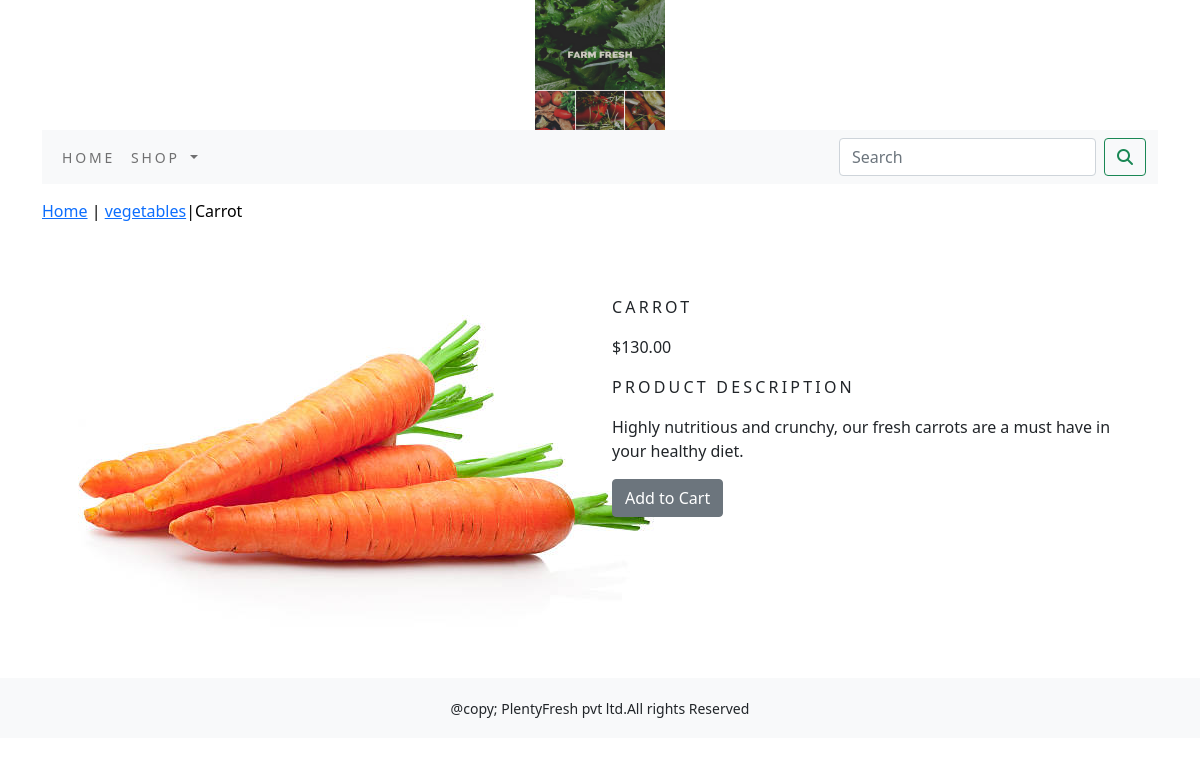
Page /site_app/vegetables/carrot/ on the committed database.
### site_app/models.py (models this page shows, shortened)
class Product(models.Model):
    name=models.CharField(max_length=250,unique=True)
    slug=models.SlugField(max_length=250,unique=True)
    description=models.TextField(blank=True)
    price=models.DecimalField(max_digits=10,decimal_places=2)
    category=models.ForeignKey(Category,on_delete=models.CASCADE)
    image=models.ImageField(upload_to='product', blank=True)
    stock=models.IntegerField()
    available=models.BooleanField(default=True)
    created=models.DateTimeField(auto_now_add=True)
    updated=models.DateTimeField(auto_now=True)
    class Meta:
        ordering = ('name',)
        verbose_name = 'product'
        verbose_name_plural = 'products'

class Category(models.Model):
    name=models.CharField(max_length=250,unique=True)
    slug=models.SlugField(max_length=250,unique=True)
    description=models.TextField(blank=True)
    image=models.ImageField(upload_to='category',blank=True)
    class Meta:
        ordering=('name',)
        verbose_name='category'
        verbose_name_plural='categories'
    def get_url(self):
        return reverse('site_app:product_by_category',args=[self.slug])
    def  __str__(self):
        return  '{}'.format(self.name)

### site_app/views.py (the view)
# urls.py: path('<slug:c_slug>/<slug:product_slug>/',views.proDetail,name=('prodCatdetail')),
def proDetail(request,c_slug,product_slug):
    try:
        product=Product.objects.get(category__slug=c_slug,slug=product_slug)
    except Exception as e:
        raise e
    return render(request,'product.html',{'product':product})

### cart/context_processors.py (called while the page is built)
def counter(request):
    item_count=0
    if 'admin' in request.path:
        return {}
    else:
        try:
            cart=Cart.objects.filter(cart_id=_cart_id(request))
            cart_items=CartItem.objects.all().filter(cart=cart[:1])
            for cart_item in cart_items:
                item_count += cart_item.quantity
        except Cart.DoesNotexist:
            item_count=0
    return dict(item_count=item_count)

### cart/views.py (called while the page is built)
def _cart_id(request):
    cart=request.session.session_key
    if not cart:
        cart=request.session.create()
    return cart

### site_app/context_processors.py (called while the page is built)
def menu_links(request):
    links=Category.objects.all()
    return dict(links=links)

### templates/product.html (shortened to what this page needs)
{% extends 'base.html' %}
{% load static %}
{% block content %}
<div class="row my_prod_row_class">
    <div class="mx_auto">
        <p> <a href="{% url 'site_app:allProdCat' %}">Home</a> | <a href="{{product.category.get_url}}">{{product.category}}</a>|{{product.name}}</p>
    </div>
</div>
<div class="container">
<br>
<div class="row">
    <div class="col-12 col-sm-12 col-md-12 col-lg-6 text-center">
        <div style="min-width:18rem">
            <img src="{{product.image.url}}" alt="{{product.name}}">
        </div>
    </div>
        <div class="col-12 col-sm-12 col-md-12 col-lg-6">
            <div>
            <h1 class="my_prod_title">{{product.name}}</h1>
            <p>${{product.price}}</p>
            <p class="my_title">Product Description</p>
            <p class="text-justify my_prod_text">{{product.description}}</p>
            {% if product.stock <= 0 %}
            <p class="text-justify my_prod_text"><b>Out of Stock</b></p>
            {% else %}
            <a class="btn btn-secondary" href="{% url 'cart:add_cart' product.id %}">Add to Cart</a>
            {% endif %}
        </div>
    </div>
</div>
</div>
</div>
{% endblock %}

### static/css/custom.css (style rules this page uses)
body { font-family: 'Roboto', sans-serif; }
.my_title { font-size:16px; text-transform:uppercase; letter-spacing:.2em; }
.my_prod_row_class { padding-top:15px; padding-bottom:20px; }
.my_prod_row_class .mx_auto { color:#000; font-size;12px; text-decoration:none; }
.my_prod_title { font-size:16px; text-transform:uppercase; letter-spacing:.2em; padding-top:15px; padding-bottom:10px; }
.my_prod_text { padding-right:20px; }

### rows in the picture
Product: category "vegetables", name "Carrot", image (picture), name "CARROT", price "130.00", description "Highly nutritious and crunchy, our fresh carrots are a must have in your healthy diet."
